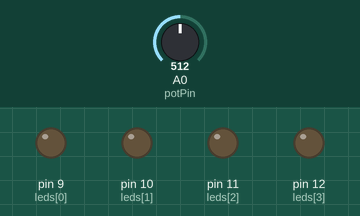
Simulated run of this sketch. Board: Arduino Uno, built with avr-gcc and run on an emulated ATmega328P. On the bench: output pins drawn as LEDs (lit = HIGH). Dashed ring = blinking. The inputs (shaded band) are chosen by the test bench; at power-on: A0 (potPin) = 512.

Above: at 2.3 s.
2.4 s: A0 (potPin) set to 489
At 4.9 s:
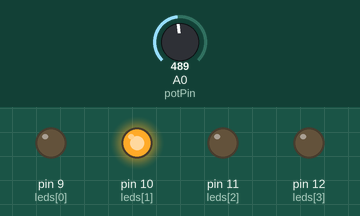
7.5 s: A0 (potPin) set to 122
At 9.89 s:
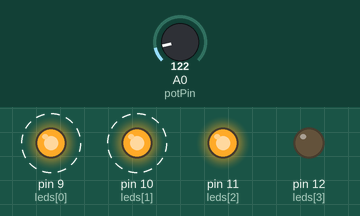
11.5 s: A0 (potPin) set to 131
15.0 s: A0 (potPin) set to 511
At 15.6 s:
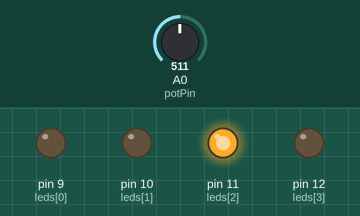
Timing chart, 0 to 18.1 s (numbered marks = the images above; inputs shaded):
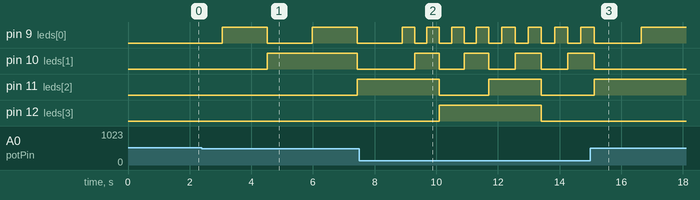

The sketch:

lab2.1.3.ino
```cpp
/*-------------------------------------------------------------------------------

1.3 Build and program a 4-bit counter, where the value is displayed on four LEDs
    placed on a breadboard. The counter should operate in the program’s main loop
    and count numbers from 0 to 15. The counting speed should be adjustable using
    the potentiometer.

  The task requires the conversion of a variable of type byte (integer variable)
  into an appropriate binary number. In the Arduino system’s C language, byte
  variables are stored as 8-bit binary numbers.

-------------------------------------------------------------------------------*/

int leds[4] = {9, 10, 11, 12};
int potPin = 0;

int num = 0;
int mask = 1;

void setup () {
  for (int i = 0; i < 4; i++) {
    pinMode(leds[i], OUTPUT);
  }
}

void loop () {
  int wait = map(analogRead(potPin), 0, 1023, 50, 3000);
  delay(wait);

  for (int i = 0; i < 4; i++) {
    digitalWrite(leds[i], num & mask);
    mask <<= 1;
  }

  mask = 1;
  if (++num > 15) num = 0;
}
```

Measured:
- the behaviour switches between 501 and 500 on A0 (potPin) (found by bisection; images 0 and 1)
- after the input at 2.4 s, pin 10 (leds[1]): LOW → HIGH after 2.1 s instead of 2.2 s; pin 11 (leds[2]): LOW → HIGH after 5.0 s
- after the input at 7.5 s, pin 10 (leds[1]): LOW → HIGH after 1.8 s instead of 2.9 s; pin 11 (leds[2]): HIGH → LOW after 2.6 s; pin 12 (leds[3]): LOW → HIGH after 2.6 s
- after the input at 15.0 s, pin 10 (leds[1]): goes on until 15.1 s, then stays LOW; pin 11 (leds[2]): goes on until 15.1 s, then stays HIGH; pin 12 (leds[3]): stays LOW (without the input it goes to HIGH after 1.8 s)
- by itself, pin 9 (leds[0]): alternates HIGH for 1.5 s and LOW for 1.5 s
